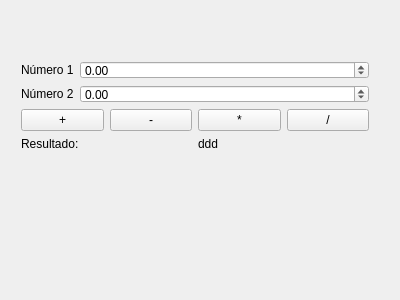
<?xml version="1.0" encoding="UTF-8"?>
<ui version="4.0">
 <class>Widget</class>
 <widget class="QWidget" name="Widget">
  <property name="geometry">
   <rect>
    <x>0</x>
    <y>0</y>
    <width>400</width>
    <height>300</height>
   </rect>
  </property>
  <property name="windowTitle">
   <string>Widget</string>
  </property>
  <widget class="QWidget" name="">
   <property name="geometry">
    <rect>
     <x>10</x>
     <y>50</y>
     <width>370</width>
     <height>112</height>
    </rect>
   </property>
   <layout class="QVBoxLayout" name="verticalLayout">
    <item>
     <layout class="QFormLayout" name="formLayout">
      <item row="0" column="0">
       <widget class="QLabel" name="num1">
        <property name="text">
         <string>Número 1</string>
        </property>
       </widget>
      </item>
      <item row="0" column="1">
       <widget class="QDoubleSpinBox" name="n1">
        <property name="minimum">
         <double>-99999999999.000000000000000</double>
        </property>
        <property name="maximum">
         <double>99999999999999.000000000000000</double>
        </property>
       </widget>
      </item>
      <item row="1" column="0">
       <widget class="QLabel" name="num2">
        <property name="text">
         <string>Número 2</string>
        </property>
       </widget>
      </item>
      <item row="1" column="1">
       <widget class="QDoubleSpinBox" name="n2">
        <property name="minimum">
         <double>-99999999999.000000000000000</double>
        </property>
        <property name="maximum">
         <double>100000000000000000.000000000000000</double>
        </property>
       </widget>
      </item>
     </layout>
    </item>
    <item>
     <layout class="QHBoxLayout" name="horizontalLayout">
      <item>
       <widget class="QPushButton" name="soma">
        <property name="text">
         <string>+</string>
        </property>
       </widget>
      </item>
      <item>
       <widget class="QPushButton" name="sub">
        <property name="text">
         <string>-</string>
        </property>
       </widget>
      </item>
      <item>
       <widget class="QPushButton" name="mul">
        <property name="text">
         <string>*</string>
        </property>
       </widget>
      </item>
      <item>
       <widget class="QPushButton" name="div">
        <property name="text">
         <string>/</string>
        </property>
       </widget>
      </item>
     </layout>
    </item>
    <item>
     <layout class="QHBoxLayout" name="horizontalLayout_2">
      <item>
       <widget class="QLabel" name="result">
        <property name="text">
         <string>Resultado:</string>
        </property>
       </widget>
      </item>
      <item>
       <widget class="QLabel" name="result_num">
        <property name="text">
         <string>ddd</string>
        </property>
       </widget>
      </item>
     </layout>
    </item>
   </layout>
  </widget>
  <zorder>n1</zorder>
  <zorder>n2</zorder>
  <zorder>num1</zorder>
  <zorder>num2</zorder>
  <zorder>soma</zorder>
  <zorder>mul</zorder>
  <zorder>sub</zorder>
  <zorder>div</zorder>
  <zorder>result</zorder>
  <zorder>result_num</zorder>
  <zorder>n1</zorder>
  <zorder>num1</zorder>
 </widget>
 <layoutdefault spacing="6" margin="11"/>
 <resources/>
 <connections/>
</ui>
